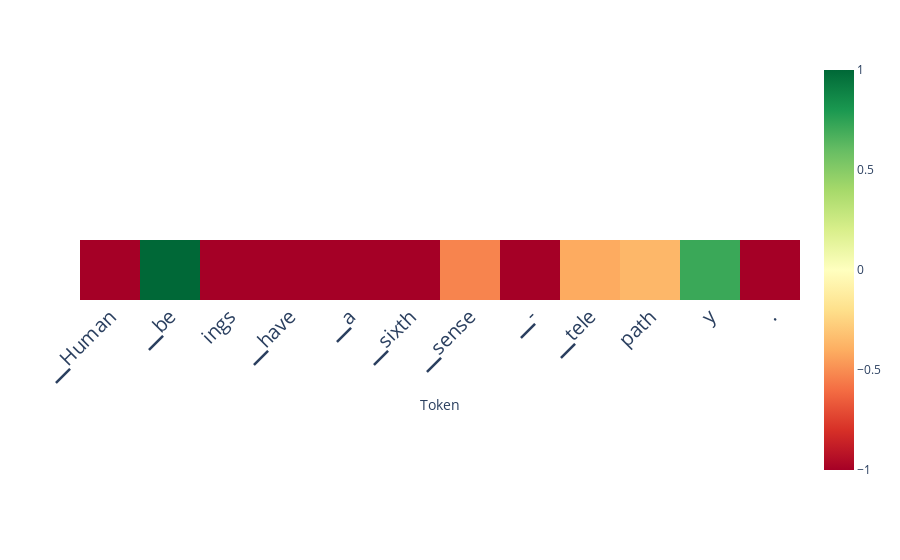

Here is the notebook cell this chart was saved with:
### Code cell
scores_per_token = ld.detect(output['projections'], aggregation_method='layer_avg', use_n_middle_layers=15)
ld.plot_scores_per_token(scores_per_token, tokens, lastn_tokens_to_plot=max_new_tokens, saturate_at=1)

### Figure 1 — Plotly figure (JSON) as saved in the notebook; plotly's stock layout.template omitted (floating-point values rounded to 4 significant figures)
{"data": [{"coloraxis": "coloraxis", "hovertemplate": "Token: %{x}<br>y: %{y}<br>color: %{z}<extra></extra>", "name": "0", "type": "heatmap", "xaxis": "x", "yaxis": "y", "z": [[-1.702, 5.062, -2.949, -7.578, -2.375, -1.052, -0.5298, -3.543, -0.4082, -0.3623, 0.7148, -5.668]]}], "layout": {"autosize": true, "coloraxis": {"cmax": 1, "cmin": -1, "colorscale": [[0, "rgb(165,0,38)"], [0.1, "rgb(215,48,39)"], [0.2, "rgb(244,109,67)"], [0.3, "rgb(253,174,97)"], [0.4, "rgb(254,224,139)"], [0.5, "rgb(255,255,191)"], [0.6, "rgb(217,239,139)"], [0.7, "rgb(166,217,106)"], [0.8, "rgb(102,189,99)"], [0.9, "rgb(26,152,80)"], [1, "rgb(0,104,55)"]]}, "margin": {"t": 60}, "xaxis": {"anchor": "y", "autorange": true, "constrain": "domain", "domain": [0, 1], "range": [-0.5, 11.5], "scaleanchor": "y", "tickangle": -45, "tickfont": {"size": 20}, "ticktext": ["▁Human", "▁be", "ings", "▁have", "▁a", "▁sixth", "▁sense", "▁-", "▁tele", "path", "y", "."], "tickvals": [0, 1, 2, 3, 4, 5, 6, 7, 8, 9, 10, 11], "title": {"text": "Token"}}, "yaxis": {"anchor": "x", "autorange": true, "constrain": "domain", "domain": [0.3578, 0.6422], "range": [0.5, -0.5], "showticklabels": false}}}
